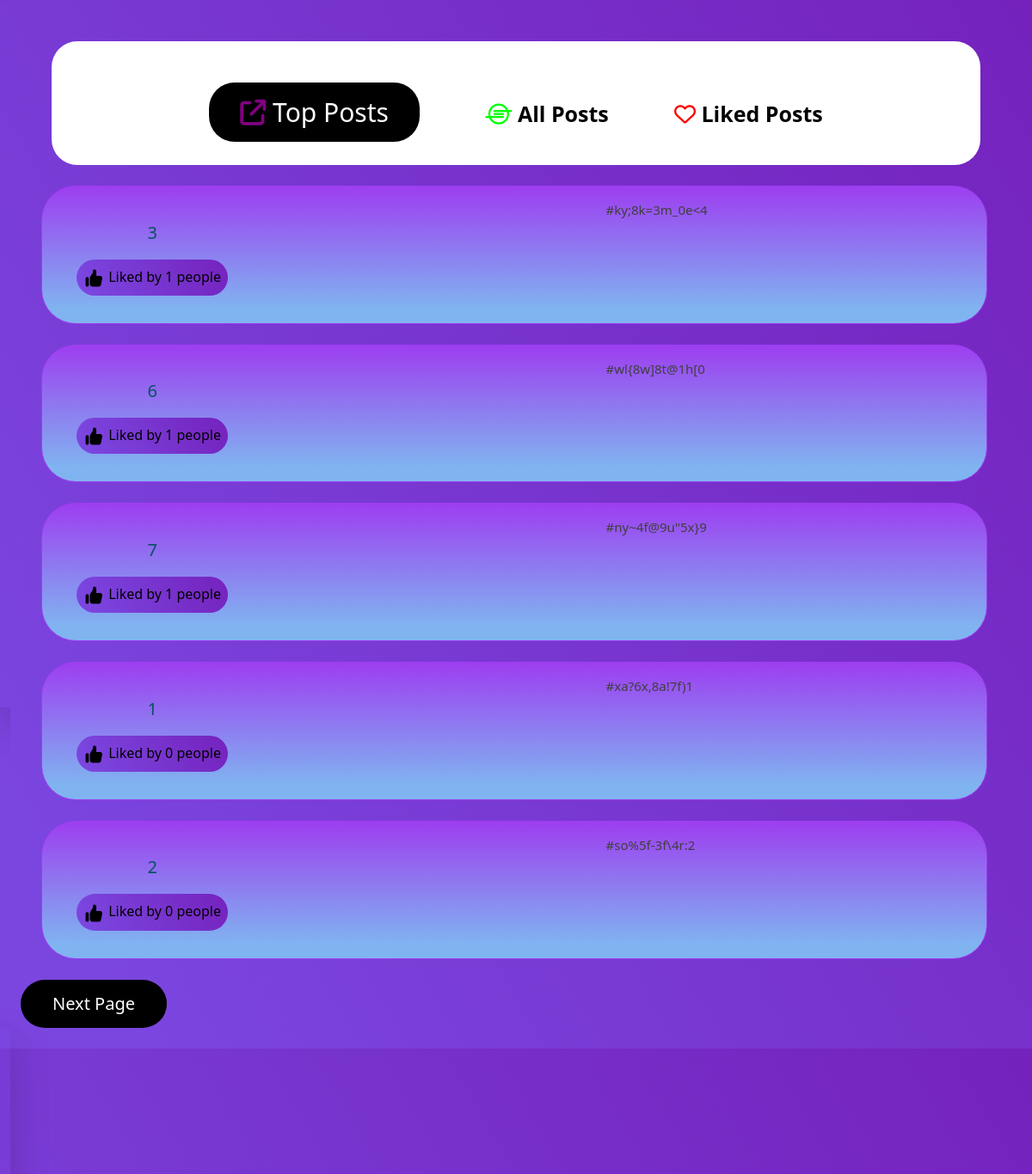
The page /top_posts (signed in, upper part) on the database as committed earlier.
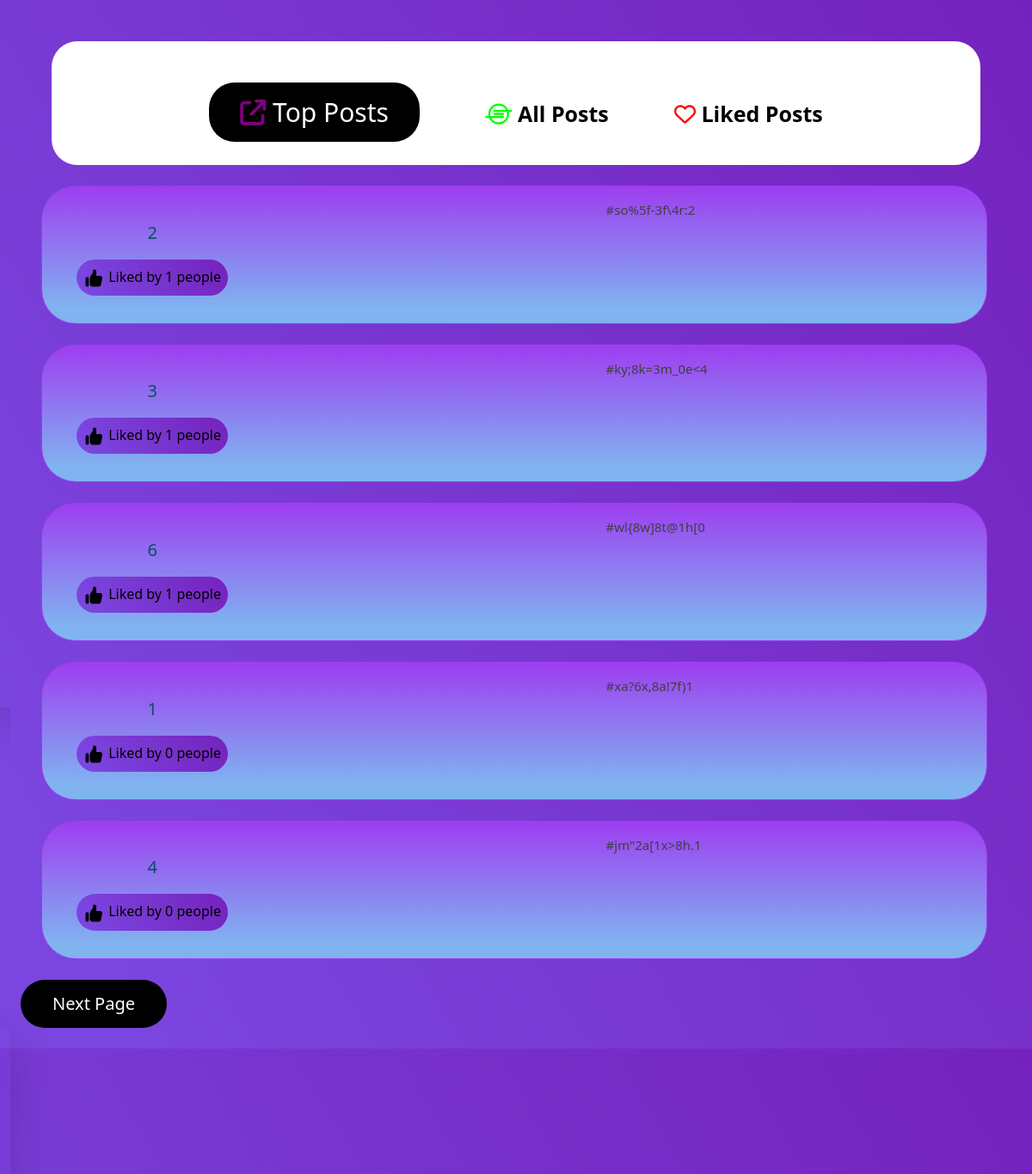
The same page on the database as committed later.
### blog/models.py (models this page shows, shortened)
class Post(models.Model):
    class Meta:
        verbose_name = 'Post'
        verbose_name_plural = 'Posts'
    author = models.ForeignKey(User,
        on_delete=models.CASCADE,
    )
    image = models.ImageField(upload_to='post_images')
    content = RichTextField('', blank=True, null=True,
                    max_length=5000,
            )
    date_created = models.DateTimeField(default=datetime.now)
    date_updated = models.DateTimeField(auto_now=True)
    amount_of_likes = models.IntegerField(default=0)
    slug = models.SlugField(max_length=50, unique=True, blank = True)

### blog/views.py (the view)
# urls.py: path('top_posts', views.top_posts, name='top_posts'),
@login_required(login_url='sign_in')
def top_posts(request, page=0):
    context = {
        "user": request.user,
        "page": page+1,
        "end_page": True if (Post.objects.all().count() >= (page+1)*5) else False,
        "student": request.user.student.first,
        "all_posts": Post.objects.annotate(count=Count("author_obj__id")).order_by('-count')[page*5:5*(page+1)],
    }
    return render(request, 'blog/posts_feed.html', context=context)

### blog/templatetags/blog_tags.py (called while the page is built)
@register.simple_tag
def was_liked(user, id):
    try:
        PostLike.objects.get(user=user, obj_id=id)
        return True
    except PostLike.DoesNotExist:
        return False

### blog/templates/blog/posts_feed.html (shortened to what this page needs)
{% extends "blog/base.html" %}
{% block content_blog %}
    <div>
        <div class="form-logging text-center">
            <a href="{% url 'top_posts' %}" class="none-a text-center category-post">
                <div id="top">
                    <i class="wave-icon fa-solid fa-arrow-up-right-from-square"></i> Top Posts
                </div>
            </a>
            <a href="{% url 'posts_feed' %}" class="none-a text-center category-post">
                <div id="feed">
                    <i class="fa-brands fa-ioxhost success-icon"></i> All Posts
                </div>
            </a>
            <a href="{% url 'like_posts' %}" class="none-a text-center category-post">
                <div id="like">
                    <i class="fa-regular fa-heart danger-icon"></i> Liked Posts
                </div>
            </a>
        </div>
    </div>
    {% if all_posts|length > 0 %}
        {% for post in all_posts %}
            {% include "blog/post_model.html" with post=post %}
        {% endfor %}
        {% if end_page %}
            <button class="btn check-data" id="loadmoreBtn">
                Next Page
            </button>
        {% endif %}
    {% else %}
        <h5 class="warning-message"><i class="wave-icon fa-solid fa-circle-dot"></i> К сожалению, больше постов нет...</h5>
    {% endif %}
{% endblock %}

### blog/templates/blog/post_model.html (shortened to what this page needs)
{% load blog_tags %}
<div class="post alert alert-info col-11">
    <div class="box col-12 slug-content">
        <p>#{{post.slug}}</p>
    </div>
    <div class="content">
        <p>{{post.content}}</p>
    </div>
    <div class="py-3 px-4 space-y-3 box">
        {% was_liked user post.id as liked %}
        <div id="{{ post.id }}{{ category }}"
        data-type="post"
        data-id="{{ post.id }}"
        data-action="like"
        data-category="{{ category }}"
        class="flex space-x-4 lg:font-bold data-likes text-center {% if liked %} was_liked {% endif%} col-lg-2 col-md-4 col-sm-6">
            <a href="">
                <div class="p-2 rounded-full text-black " >
                    <p>Liked by </p>
                    <p data-count="like">{{post.amount_of_likes}}</p>
                    <p>people</p>
                </div>
             </a>
        </div>
    </div>
</div>

Rows that differ between the two databases and show on the page:
no longer on this page (row edited): Post: slug "ny~4f@9u\"5x}9", content "7", amount_of_likes "1"
changed Post "so%5f-3f\\4r:2": amount_of_likes "0" → "1"; moves up the list
now on this page (row unchanged): Post: slug "jm\"2a[1x>8h.1", content "4", amount_of_likes "0"
